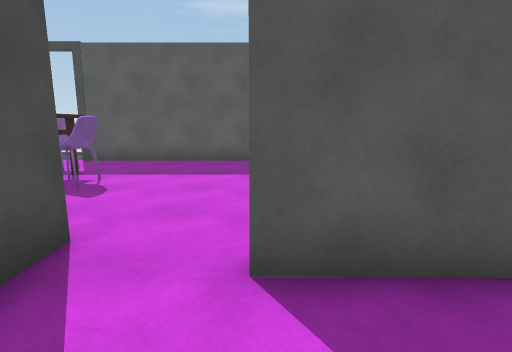
View 1 (above)

19 first-person views from a walk through a 3-D level made in the Unity game engine. The camera is 1.51 m above the floor, tilts 10° down and sees 80° across. The floor is counted in squares, 1.15 m on a side. Each view is taken from the middle of a square. On the plan, view 1 faces up. The plan holds only what a view shows up to about 14 squares ahead; the rest is blank. The player is left out. Door leaves are left out, so doorways stand open. Surface patterns are stand-ins for the level's own textures.

View 2
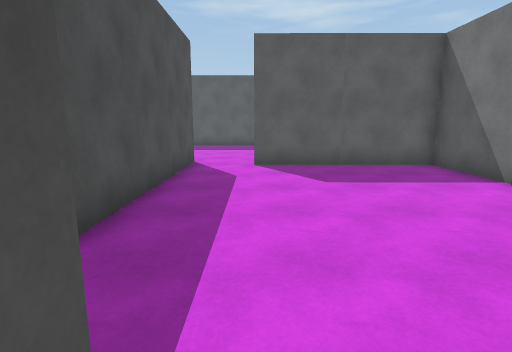

View 3
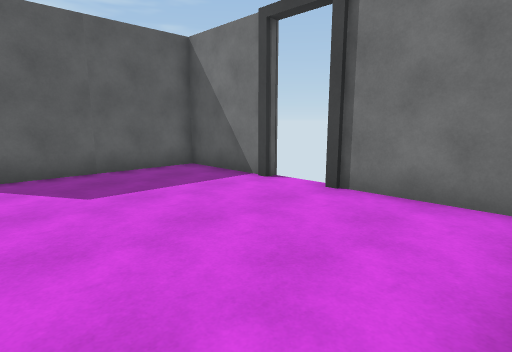

View 4
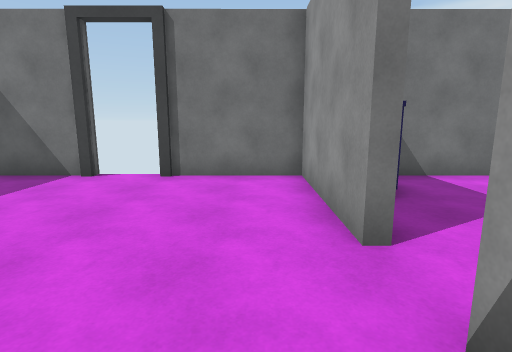

View 5
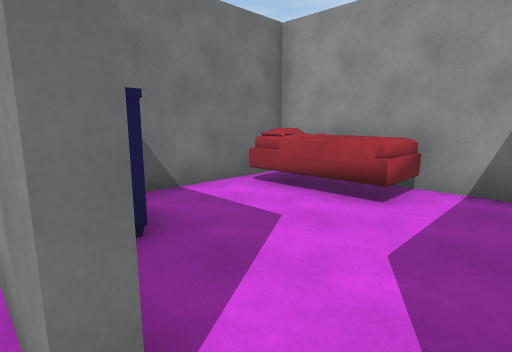

View 6
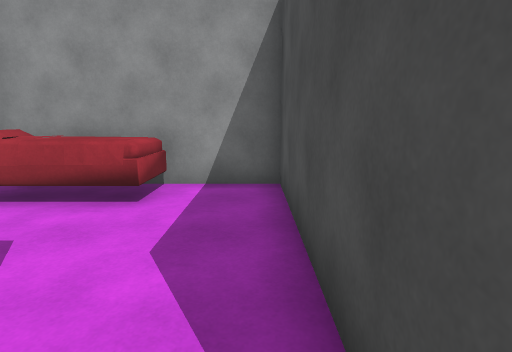

View 7
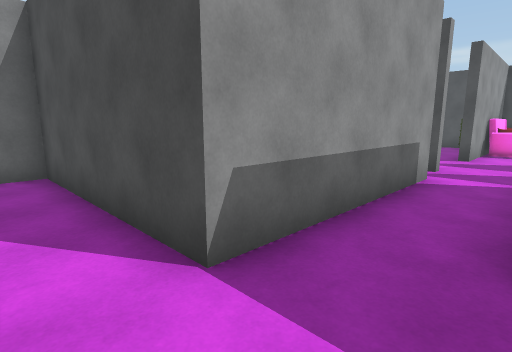

View 8
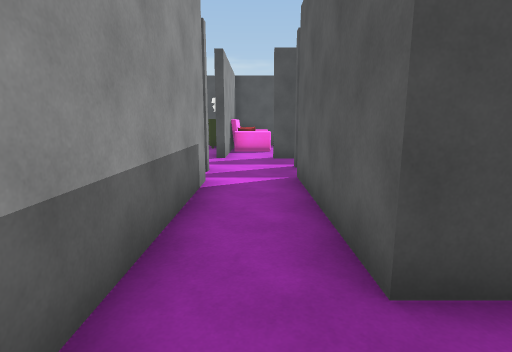

View 9
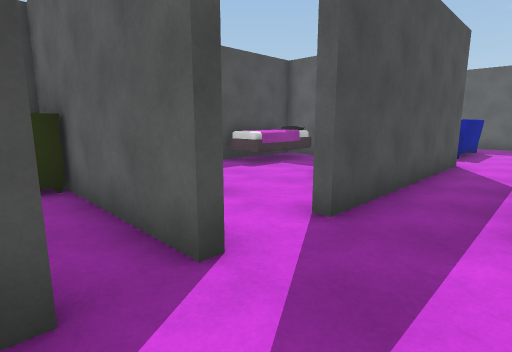

View 10
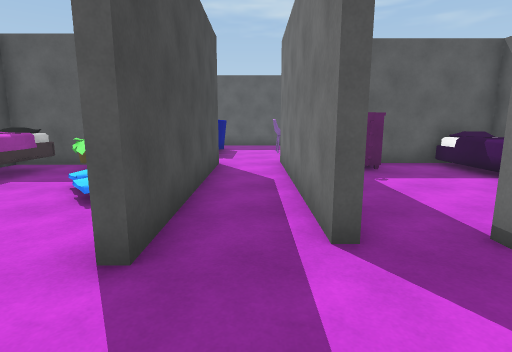

View 11
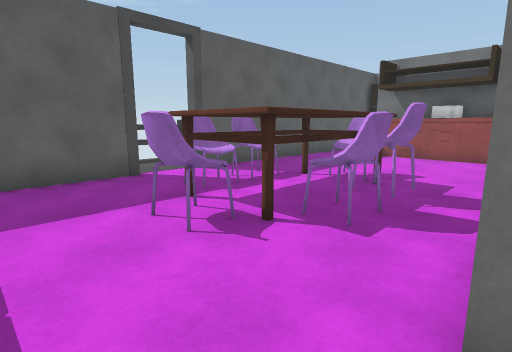

View 12
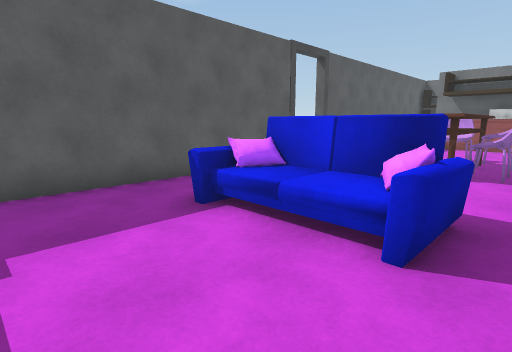

View 13
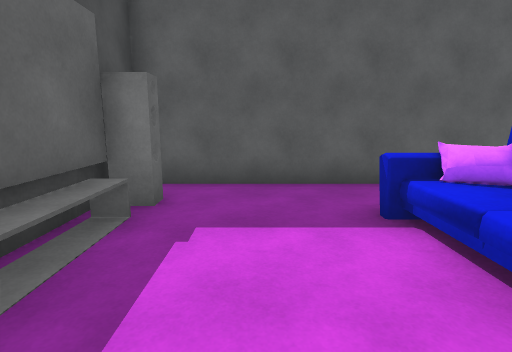

View 14
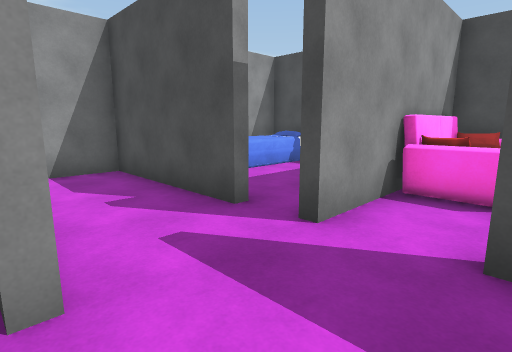

View 15
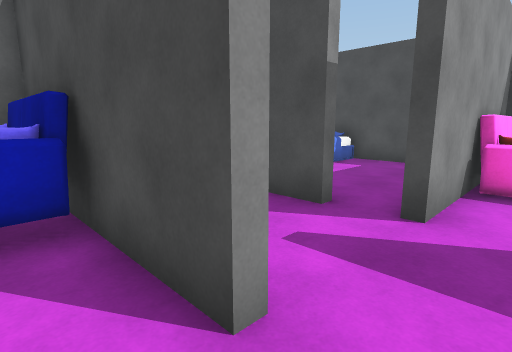

View 16
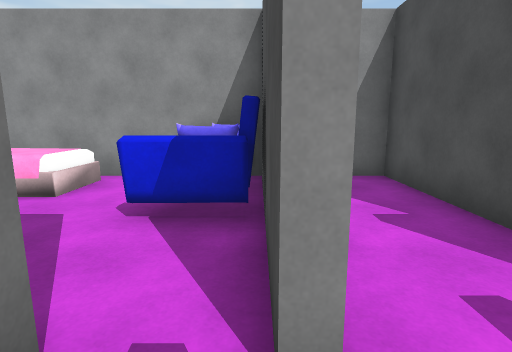

View 17
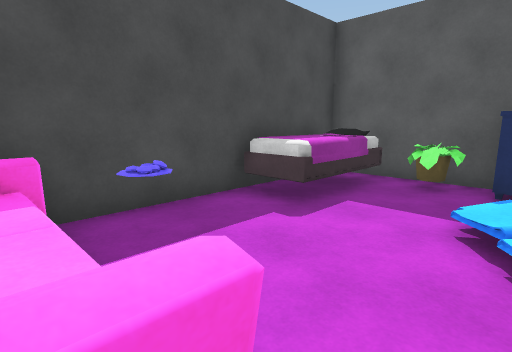

View 18
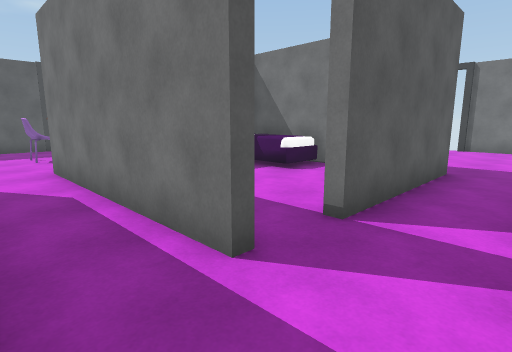

View 19
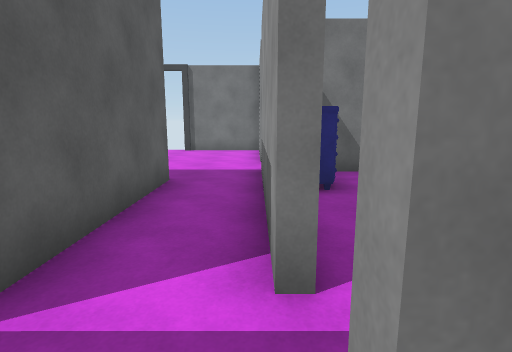

### Floor plan
Key: @ floor where view 1 was taken; # wall or solid block; . floor; / step, stairs or slope; D open door; = window, fence, low wall or low ledge; C chair; T table; R dresser; B bed; S sofa; F flower.
Columns run from 18 left of view 1 to 6 right of it. Each row starts with its distance up from view 1.
 14             ==
 13             .
 12            ..
 11  ##########.#########
 10  ...................
  9 ##.........CC......
  8 ##...SS...TCCC.....T
  7  #...SS..CCTTTC....T #
  6  #...SS..CCCTTC....T #
  5    ..SS....CCC.....T
  4   .................
  3 #######..#  #####.#### #
  2 # B.FRR#.#RR..BB#.... ###
  1 #BB..  #.#....BB#.......#
  0 #BB../ #.#....BB#.@.....#
 -1 #BB.// #.#......#......DD
 -2 #..../ #.#..... #......DD
 -3 #=.....#.#...   #.......#
 -4 #......#...######.......#
 -5 #SSSS...................#
 -6 ##SSS##....#######..#####
 -7  RR.......##.. RR#....RR
 -8  ......#..#....RR#......
 -9 #..... #..#SS.   #......#
-10 #B...  #..S  ..B #......#
-11 #      #..S  .BB #..BBBB#
-12 ###    #..#S  BB #..BBB #
-13        ##################

Where each view was taken, in squares from view 1:
view 1: 0 up, 0 right, facing up
view 2: 7 down, 0 right, facing up
view 3: 6 down, 0 right, facing up-right
view 4: 5 down, 2 left, facing right
view 5: 6 down, 0 right, facing down-right
view 6: 6 down, 0 right, facing down
view 7: 4 down, 1 right, facing down-left
view 8: 5 down, 0 right, facing left
view 9: 8 down, 9 left, facing up-left
view 10: 7 down, 10 left, facing up
view 11: 3 up, 11 left, facing up-right
view 12: 4 up, 16 left, facing up-right
view 13: 4 up, 15 left, facing up
view 14: 4 down, 8 left, facing down-left
view 15: 5 down, 7 left, facing down-left
view 16: 5 down, 8 left, facing down
view 17: 5 down, 13 left, facing up-left
view 18: 6 down, 11 left, facing up-right
view 19: 6 down, 9 left, facing right
